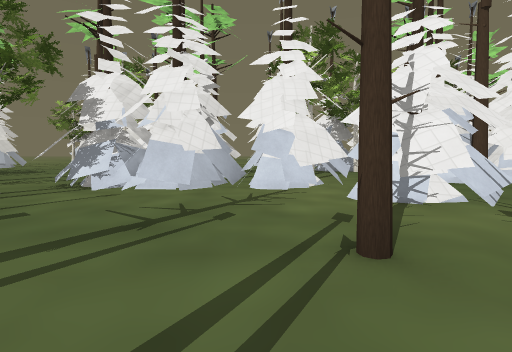
View 1 (above)

24 first-person views from a walk through a level from a Godot 3-D game. The camera is 1.2 m above the floor, tilts 4° down and sees 80° across. The floor is counted in squares, 2 m on a side. Each view is taken from the middle of a square. On the plan, view 1 faces up. The plan holds only what a view shows up to about 9 squares ahead; the rest is blank. The place goes on beyond the plan. Some surface patterns are stand-ins.

View 2
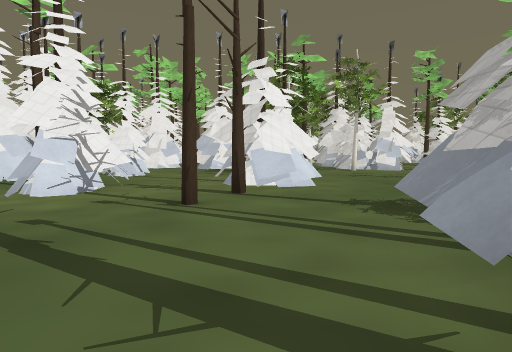

View 3
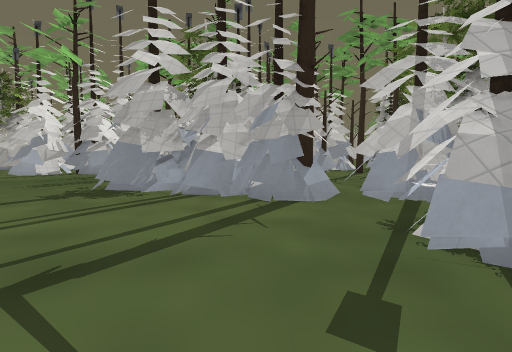

View 4
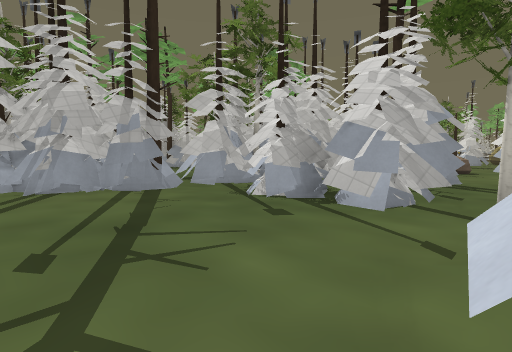

View 5
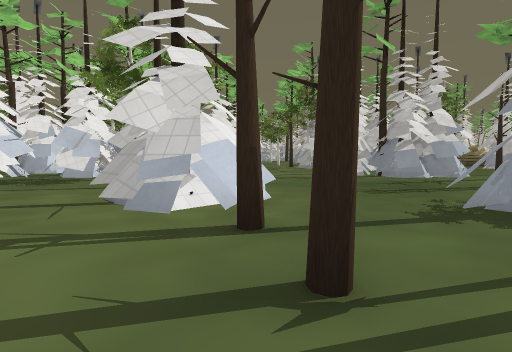

View 6
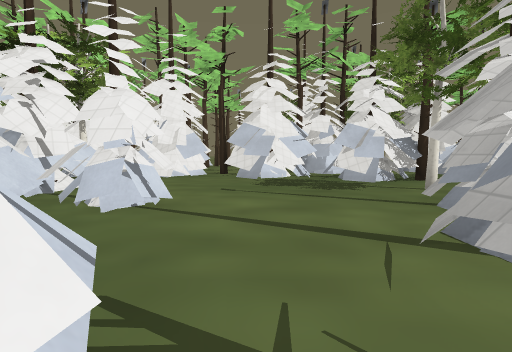

View 7
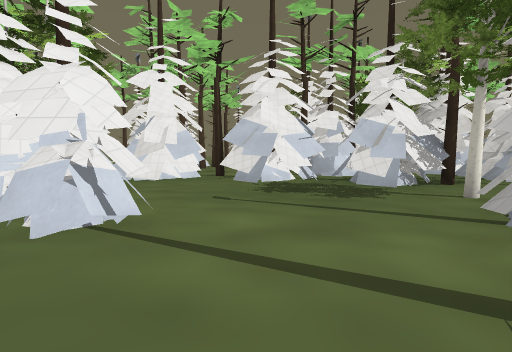

View 8
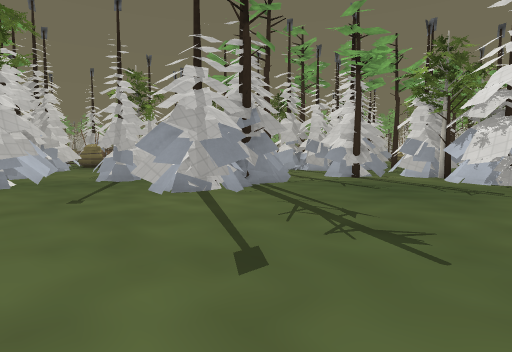

View 9
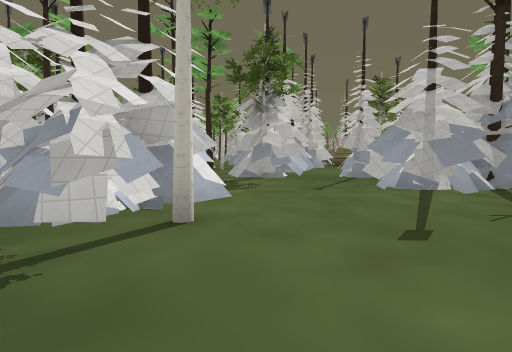

View 10
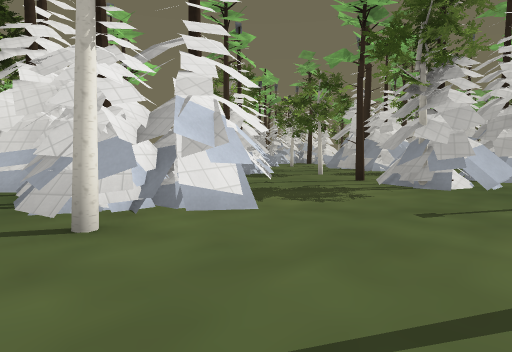

View 11
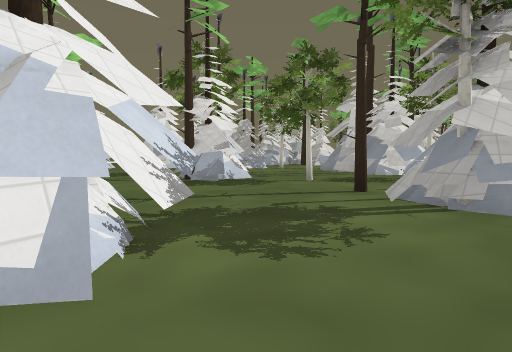

View 12
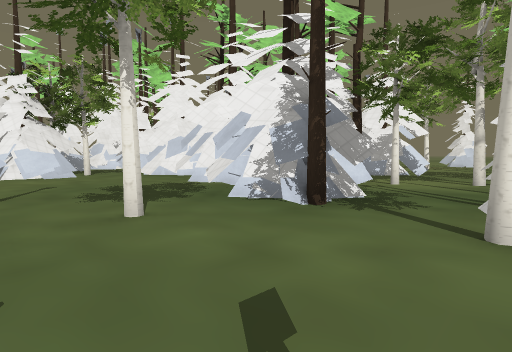

View 13
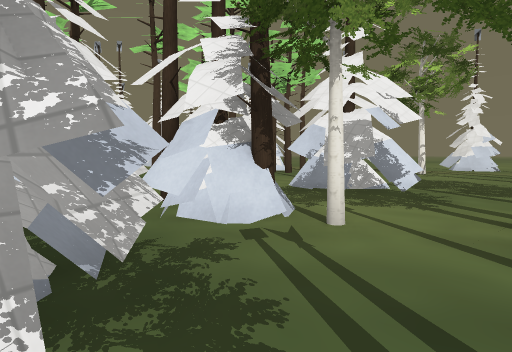

View 14
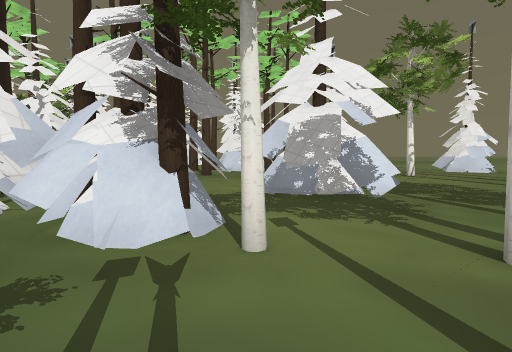

View 15
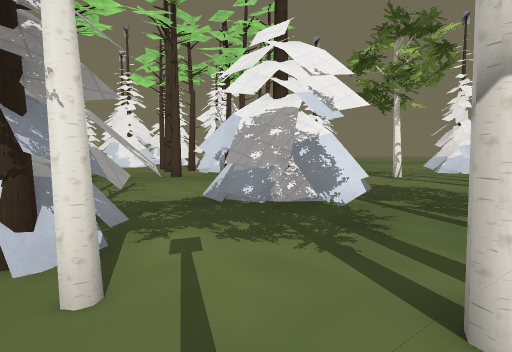

View 16
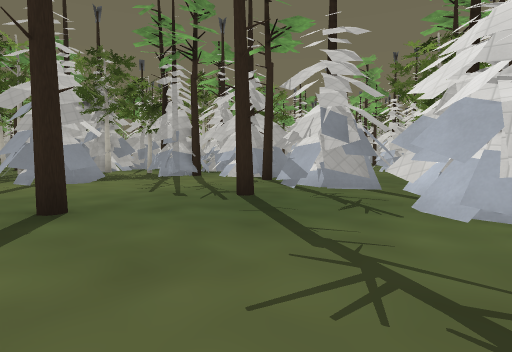

View 17
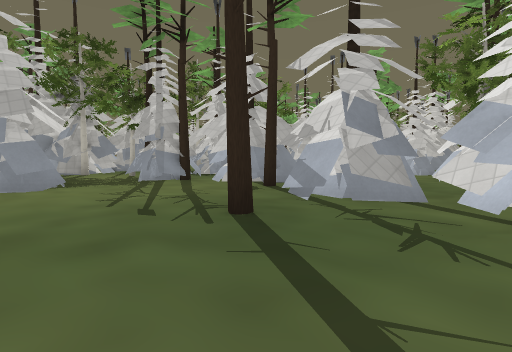

View 18
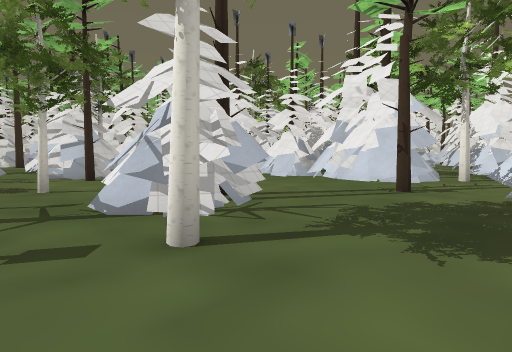

View 19
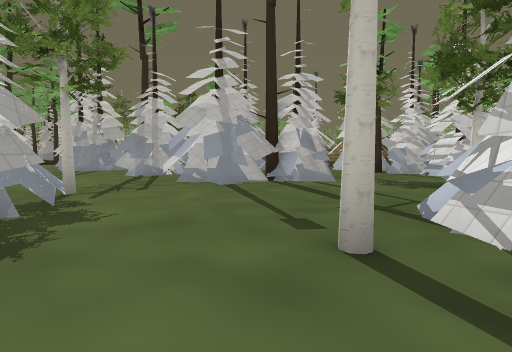

View 20
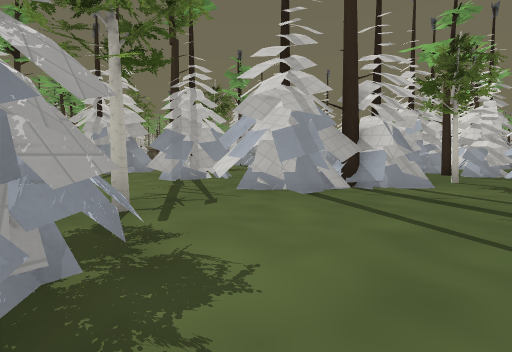

View 21
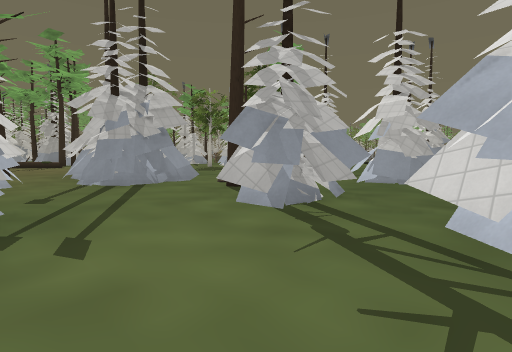

View 22
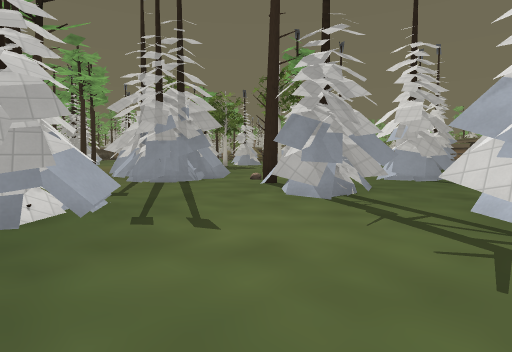

View 23
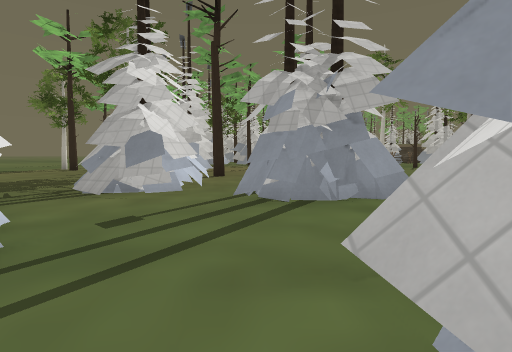

View 24
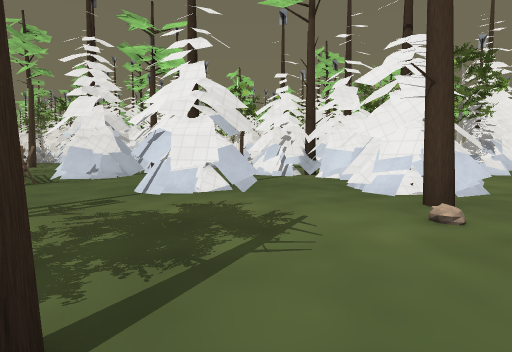

### Floor plan
Key: @ floor where view 1 was taken; # wall or solid block; x gap in a wall; . floor; = window, fence, low wall or low ledge; T pine tree; H thing the floor can be seen under or through; R tree; O other object.
Columns run from 11 left of view 1 to 17 right of it. Each row starts with its distance up from view 1.
  9     ..O                 ##...
  8     ...               ###...
  7       ..  ###=### #####......
  6       .HHH####.#####.###.T...
  5        HHH#.## .##...###...T.
  4 ...... H.....##......##T.....
  3 ... ####.............###.....
  2    T#  #....T.##.....##T....
  1     #  #.....R####..#####x##.
  0     ####T##@..####..###T..##.
 -1      ########.......T#.......
 -2        . ####...........#...
 -3       .. ###........#######.
 -4       ..  #.........#######.
 -5       ..   T...##...##......
 -6       O    ..####.........T.#
 -7             .#  ............#
 -8             R.  #.##....T#...
 -9                 #.##T...###..
-10                 ..#...#..##..
-11                 .###.........
-12                   #.........#
-13                   T..##....##
-14                  #.  ##T#..##
-15                 ##.  ..##....
-16                 ##. ...HH....
-17                 #...#..HH....
-18                  ..###xHH...#
-19                   .....T#..##
-20                   ...........
-21                    .....##...
-22                     R..###.##
-23                      .  ##x
-24                         ##.
-25                          ..
-26                          .T

Where each view was taken, in squares from view 1:
view 1: 0 up, 0 right, facing up
view 2: 1 up, 3 left, facing right
view 3: 4 up, 2 left, facing down
view 4: 5 up, 0 right, facing down-left
view 5: 3 up, 0 right, facing down-right
view 6: 3 up, 2 right, facing right
view 7: 3 up, 3 right, facing right
view 8: 1 down, 8 right, facing down-left
view 9: 0 up, 8 right, facing down
view 10: 2 down, 6 right, facing down-right
view 11: 4 down, 7 right, facing down-right
view 12: 3 down, 6 right, facing up-right
view 13: 2 down, 10 right, facing up-right
view 14: 2 down, 11 right, facing up-right
view 15: 2 down, 12 right, facing up-right
view 16: 9 up, 17 right, facing down-left
view 17: 8 up, 16 right, facing down-left
view 18: 11 down, 17 right, facing up-left
view 19: 9 down, 17 right, facing down-left
view 20: 11 down, 17 right, facing down-left
view 21: 15 down, 16 right, facing down-left
view 22: 15 down, 17 right, facing down-left
view 23: 17 down, 14 right, facing down
view 24: 23 down, 10 right, facing up
